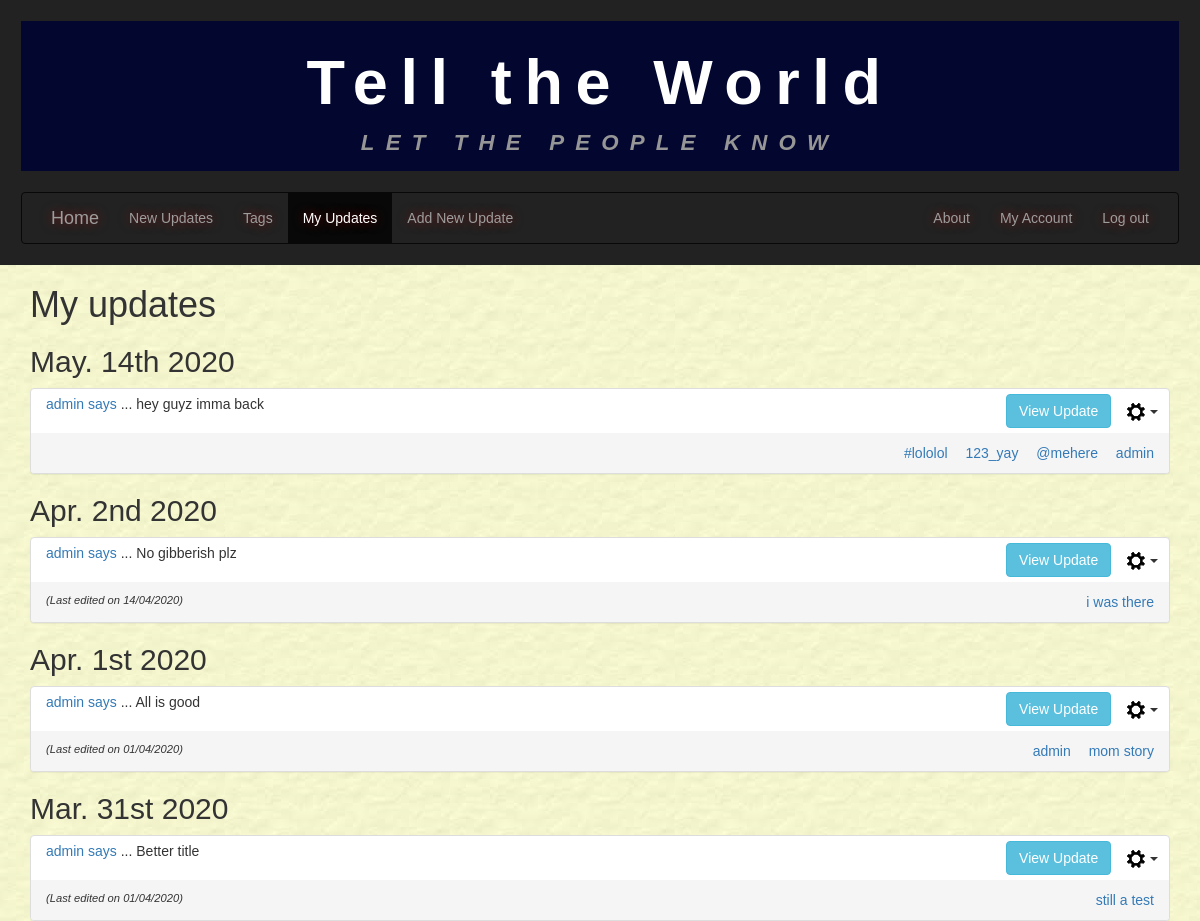
Page /myupdates/ (signed in, upper part) on the earlier database version.
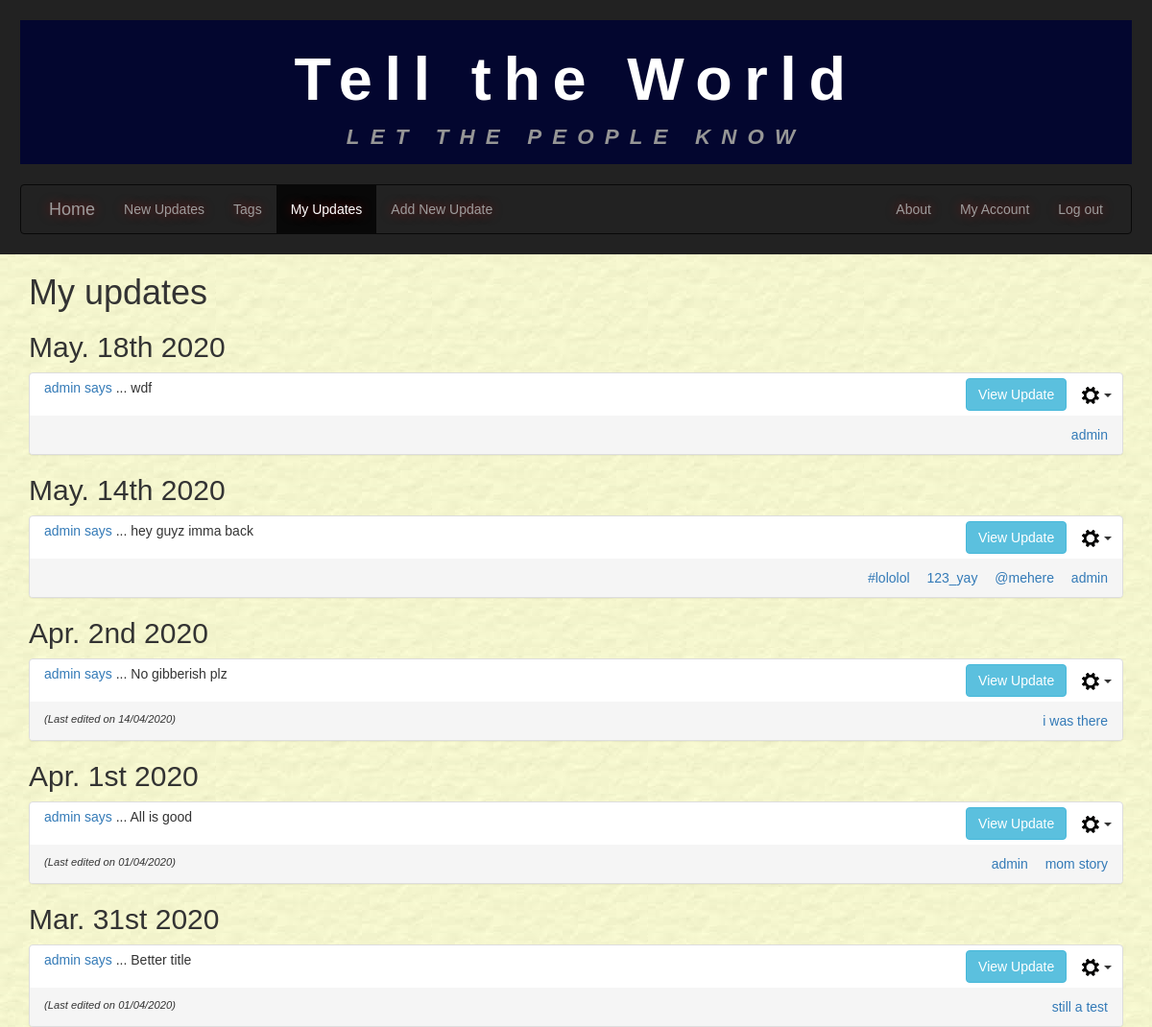
Same page on the later database version.
### tellings/models.py (models this page shows, shortened)
class UserPost(models.Model):
    postID = models.AutoField(primary_key=True, db_column='postID')
    user = models.ForeignKey(settings.AUTH_USER_MODEL, on_delete=models.CASCADE,
                             db_column='user')
    dateOfPost = models.DateTimeField()
    postTitle = models.CharField(max_length=35)
    postText = models.CharField(max_length=255)
    dateOfEdit = models.DateTimeField(null=True, blank=True)
    @property
    def post_tags(self):
        tagmaps = Tagmap.objects.filter(postID=self.postID)
        tagList = sorted([tag.tagID.tagName for tag in tagmaps])
        return tagList
    class Meta:
        verbose_name = "UserPost"
        verbose_name_plural = "UserPosts"

class Tag(models.Model):
    tagID = models.AutoField(primary_key=True, db_column='tagID')
    tagName = models.CharField(max_length=15)
    class Meta:
        ordering = ['tagName']
        verbose_name = "Tag"
        verbose_name_plural = "Tags"

### tellings/views.py (the view)
# urls.py: path('myupdates/', MyUpdatesListView.as_view(), name='myupdates'),
class MyUpdatesListView(LoginRequiredMixin, generic.ListView):
    model = UserPost
    template_name = "tellings/myupdates_list.html"
    paginate_by = 10
    http_method_names = ['get']
    def get_queryset(self):
        user_id = self.request.user.id
        tagName_val = False
        qs = super().get_queryset()
        if 'tagName' in self.request.GET:
            tagName_val = self.request.GET.get('tagName')
            if not Tag.objects.filter(tagName=tagName_val).exists():
                return qs.filter(user=user_id).order_by('-dateOfPost')
        if tagName_val:
            tag = Tag.objects.get(tagName=tagName_val)
            tagmaps = Tagmap.objects.filter(tagID=tag)
            postList = [tm.postID.postID for tm in tagmaps]
            qs = qs.filter(postID__in=postList, user=user_id).order_by('-dateOfPost')
        else:
            qs = qs.filter(user=user_id).order_by('-dateOfPost')
        return qs
    def get_context_data(self, **kwargs):
        context = super(MyUpdatesListView, self).get_context_data(**kwargs)
        current_username = user_id = self.request.user.username
        if 'tagName' in self.request.GET:
            context['tagName'] = self.request.GET.get('tagName')
        context['current_username'] = current_username
        return context

### tellings/templates/tellings/myupdates_list.html (shortened to what this page needs)
{% extends 'tellings/base.html' %}
{% block content %}
  <div class="container-fluid main-content">
    <main class="container currentUserUpdates" id="userUpdates">
      <header>
        <h1>My updates</h1>
      </header>
      {% if userpost_list %}
      {% load static %}
      {% regroup userpost_list by dateOfPost|date:"M. jS Y" as ordered_post_list %}
      {% for mypost in ordered_post_list %}
      <article>
        <h2>{{ mypost.grouper }}</h2>
        <div class="panel-group">
          {% for item in mypost.list %}
            <div class="panel panel-default" id="panel_post_{{ item.postID }}">
              <div class="panel-header">
                <div class="col-sm-8 panel-postTitle">
                  <p><a href="{% url 'tellings:myupdates' %}" name="{{ item.user }}">
                      {{ item.user }} says</a> ... <span id="postTitle_{{ item.postID }}">{{ item.postTitle }}</span></p>
                </div>
                <div class="col-sm-4 align-panel-text-right">
                  <button class="btn btn-info collapse_btn" data-toggle="collapse" data-target="#collapse{{ item.postID }}">View Update</button>
                  {% if current_username %}
                    {% if item.user.username == current_username %}
                    <div class="btn-group">
                      <button type="button" class="btn dropdown-toggle post-cog-btn" data-toggle="dropdown" aria-haspopup="true" aria-expanded="false">
                        <img src="{% static 'tellings/imgs/settings_cog.png' %}" alt="">
                        <span class = "caret"></span>
                      </button>
                    </div>
                    {% endif %}
                  {% endif %}
                </div>
              </div>
              <div class="panel-footer align_between">
                <span class="align-panel-footer-text-left last-edited-text">
                  {% if item.dateOfEdit %}
                  (Last edited on {{ item.dateOfEdit|date:"d/m/Y" }})
                  {% else %}
                    &nbsp;
                  {% endif %}
                </span>
                <span class="align-panel-footer-text-right">
                {% for tag in item.post_tags %}
                  <a class="tagLink" href="{% url 'tellings:myupdates' %}?tagName={{ tag }}" name="{{ tag }}">{{ tag }}</a>
                {% endfor %}
                </span>
              </div>
            </div>
          {% endfor %}
        </div>
      </article>
      {% endfor %}
      {% else %}
      <div class="row white-inner-container">
        <p>No results found.</p>
      </div>
      {% endif %}
    </main>
  </div>
{% endblock %}

Differences in the rows shown:
added UserPost: user "admin", postTitle "wdf", post_tags "admin", shown under "May. 18th 2020"
Other differences:
new list line: "May. 18th 2020"
